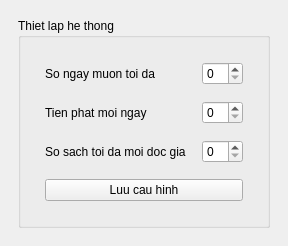
      <widget class="QWidget" name="settingsTab">
       <attribute name="title">
        <string>Cau hinh</string>
       </attribute>
       <layout class="QVBoxLayout" name="settingsTabLayout">
        <property name="spacing">
         <number>12</number>
        </property>
        <property name="leftMargin">
         <number>18</number>
        </property>
        <property name="topMargin">
         <number>18</number>
        </property>
        <property name="rightMargin">
         <number>18</number>
        </property>
        <property name="bottomMargin">
         <number>18</number>
        </property>
        <item>
         <widget class="QGroupBox" name="settingsGroup">
          <property name="title">
           <string>Thiet lap he thong</string>
          </property>
          <layout class="QGridLayout" name="settingsLayout">
           <property name="leftMargin">
            <number>24</number>
           </property>
           <property name="topMargin">
            <number>24</number>
           </property>
           <property name="rightMargin">
            <number>24</number>
           </property>
           <property name="bottomMargin">
            <number>24</number>
           </property>
           <property name="spacing">
            <number>16</number>
           </property>
           <item row="0" column="0">
            <widget class="QLabel" name="maxBorrowDaysLabel">
             <property name="text">
              <string>So ngay muon toi da</string>
             </property>
            </widget>
           </item>
           <item row="0" column="1">
            <widget class="QSpinBox" name="maxBorrowDaysSpin" />
           </item>
           <item row="1" column="0">
            <widget class="QLabel" name="finePerDayLabel">
             <property name="text">
              <string>Tien phat moi ngay</string>
             </property>
            </widget>
           </item>
           <item row="1" column="1">
            <widget class="QSpinBox" name="finePerDaySpin" />
           </item>
           <item row="2" column="0">
            <widget class="QLabel" name="maxBooksPerReaderLabel">
             <property name="text">
              <string>So sach toi da moi doc gia</string>
             </property>
            </widget>
           </item>
           <item row="2" column="1">
            <widget class="QSpinBox" name="maxBooksPerReaderSpin" />
           </item>
           <item row="3" column="0" colspan="2">
            <widget class="QPushButton" name="saveConfigButton">
             <property name="text">
              <string>Luu cau hinh</string>
             </property>
            </widget>
           </item>
          </layout>
         </widget>
        </item>
       </layout>
      </widget>
